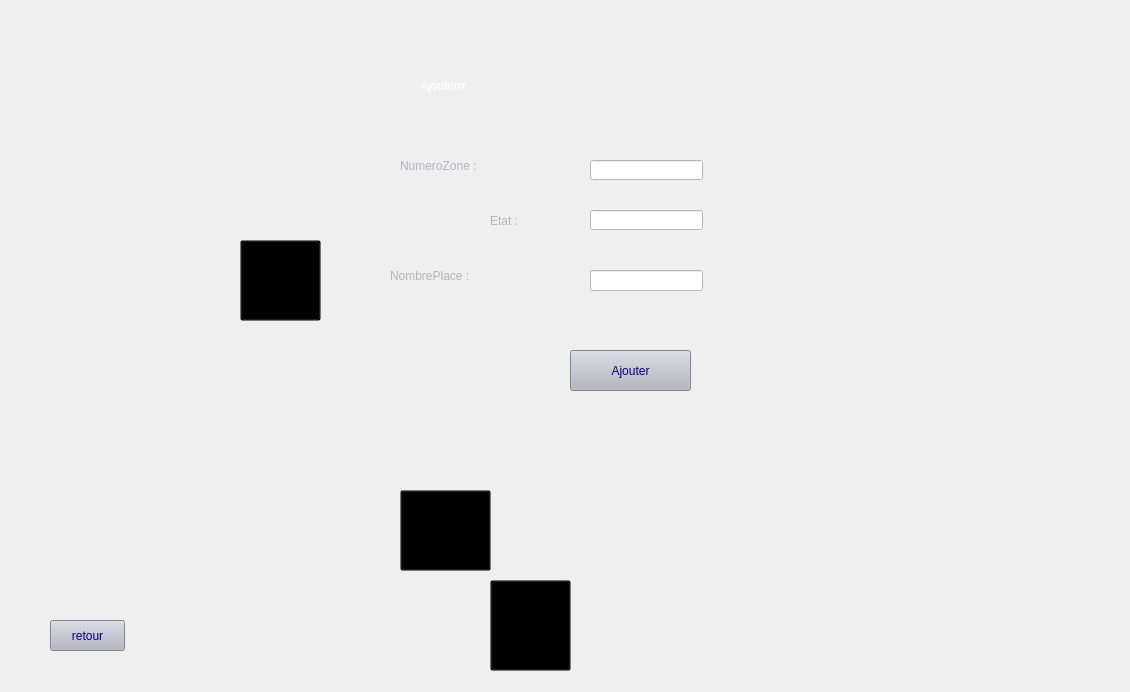
      <widget class="QWidget" name="ajouterzone_2">
       <widget class="QPushButton" name="afficher">
        <property name="geometry">
         <rect>
          <x>240</x>
          <y>240</y>
          <width>81</width>
          <height>81</height>
         </rect>
        </property>
        <property name="styleSheet">
         <string notr="true">background-color: transparent;</string>
        </property>
        <property name="text">
         <string/>
        </property>
       </widget>
       <widget class="QLabel" name="label_2">
        <property name="geometry">
         <rect>
          <x>20</x>
          <y>2</y>
          <width>1101</width>
          <height>681</height>
         </rect>
        </property>
        <property name="styleSheet">
         <string notr="true">background-image: url(:/1.png);</string>
        </property>
        <property name="text">
         <string/>
        </property>
       </widget>
       <widget class="QPushButton" name="supprimer_2">
        <property name="geometry">
         <rect>
          <x>400</x>
          <y>490</y>
          <width>91</width>
          <height>81</height>
         </rect>
        </property>
        <property name="styleSheet">
         <string notr="true">background-color: transparent;</string>
        </property>
        <property name="text">
         <string/>
        </property>
       </widget>
       <widget class="QPushButton" name="modifier_2">
        <property name="geometry">
         <rect>
          <x>490</x>
          <y>580</y>
          <width>81</width>
          <height>91</height>
         </rect>
        </property>
        <property name="styleSheet">
         <string notr="true">background-color: transparent;</string>
        </property>
        <property name="text">
         <string/>
        </property>
       </widget>
       <widget class="QPushButton" name="confirmerajouterzone">
        <property name="geometry">
         <rect>
          <x>570</x>
          <y>350</y>
          <width>121</width>
          <height>41</height>
         </rect>
        </property>
        <property name="styleSheet">
         <string notr="true">#confirmerajouterzone{
	font: 18pt &quot;Bahnschrift&quot;;

	background-color: rgb(179, 179, 193);
	
	
	
	color: rgb(0, 0, 127);
	
;}


#confirmerajouterzone:hover{
;

	color: rgb(255, 255, 255);
	background-color: rgb(4, 44, 89);
	}</string>
        </property>
        <property name="text">
         <string>Ajouter</string>
        </property>
       </widget>
       <widget class="QLabel" name="label_numzoneaajouter">
        <property name="geometry">
         <rect>
          <x>400</x>
          <y>150</y>
          <width>151</width>
          <height>31</height>
         </rect>
        </property>
        <property name="styleSheet">
         <string notr="true">font: 18pt &quot;Arial&quot;;
color: rgb(179, 179, 193);</string>
        </property>
        <property name="text">
         <string>NumeroZone :</string>
        </property>
       </widget>
       <widget class="QLabel" name="label_etat">
        <property name="geometry">
         <rect>
          <x>490</x>
          <y>210</y>
          <width>61</width>
          <height>21</height>
         </rect>
        </property>
        <property name="styleSheet">
         <string notr="true">font: 18pt &quot;Arial&quot;;
color: rgb(179, 179, 193);</string>
        </property>
        <property name="text">
         <string>Etat :</string>
        </property>
       </widget>
       <widget class="QLabel" name="label_nombreplace">
        <property name="geometry">
         <rect>
          <x>390</x>
          <y>260</y>
          <width>161</width>
          <height>31</height>
         </rect>
        </property>
        <property name="styleSheet">
         <string notr="true">font: 18pt &quot;Segoe UI Historic&quot;;
color: rgb(179, 179, 193);

</string>
        </property>
        <property name="text">
         <string>NombrePlace :</string>
        </property>
       </widget>
       <widget class="QLineEdit" name="lineEdit_numzone">
        <property name="geometry">
         <rect>
          <x>590</x>
          <y>160</y>
          <width>113</width>
          <height>20</height>
         </rect>
        </property>
        <property name="styleSheet">
         <string notr="true">#lineEdit_numzone{

background-color: rgb(255, 255, 255);
	
	color: rgb(4, 44, 89);
	
;}


#lineEdit_numzone:hover{
;

	color: rgb(255, 255, 255);
	background-color: rgb(4, 44, 89);
	}</string>
        </property>
       </widget>
       <widget class="QLineEdit" name="lineEdit_etat">
        <property name="geometry">
         <rect>
          <x>590</x>
          <y>210</y>
          <width>113</width>
          <height>20</height>
         </rect>
        </property>
        <property name="styleSheet">
         <string notr="true">#lineEdit_etat{

background-color: rgb(255, 255, 255);
	
	color: rgb(4, 44, 89);
	
;}


#lineEdit_etat:hover{
;

	color: rgb(255, 255, 255);
	background-color: rgb(4, 44, 89);
	}</string>
        </property>
       </widget>
       <widget class="QLineEdit" name="lineEdit_nombreplace">
        <property name="geometry">
         <rect>
          <x>590</x>
          <y>270</y>
          <width>113</width>
          <height>21</height>
         </rect>
        </property>
        <property name="styleSheet">
         <string notr="true">#lineEdit_nombreplace{

background-color: rgb(255, 255, 255);
	
	color: rgb(4, 44, 89);
	
;}


#lineEdit_nombreplace:hover{
;

	color: rgb(255, 255, 255);
	background-color: rgb(4, 44, 89);
	}</string>
        </property>
       </widget>
       <widget class="QLabel" name="label_18">
        <property name="geometry">
         <rect>
          <x>420</x>
          <y>60</y>
          <width>231</width>
          <height>51</height>
         </rect>
        </property>
        <property name="styleSheet">
         <string notr="true">color: rgb(255, 255, 255);
font: 24pt &quot;MS Shell Dlg 2&quot;;</string>
        </property>
        <property name="text">
         <string>Ajouterrr</string>
        </property>
       </widget>
       <widget class="QPushButton" name="pushButton_2">
        <property name="geometry">
         <rect>
          <x>50</x>
          <y>620</y>
          <width>75</width>
          <height>31</height>
         </rect>
        </property>
        <property name="styleSheet">
         <string notr="true">#pushButton_2{
	font: 18pt &quot;Bahnschrift&quot;;

	background-color: rgb(179, 179, 193);
	
	
	
	color: rgb(0, 0, 127);
	
;}


#pushButton_2:hover{
;

	color: rgb(255, 255, 255);
	background-color: rgb(4, 44, 89);
	}</string>
        </property>
        <property name="text">
         <string>retour</string>
        </property>
       </widget>
       <zorder>label_2</zorder>
       <zorder>afficher</zorder>
       <zorder>supprimer_2</zorder>
       <zorder>modifier_2</zorder>
       <zorder>confirmerajouterzone</zorder>
       <zorder>label_numzoneaajouter</zorder>
       <zorder>label_etat</zorder>
       <zorder>label_nombreplace</zorder>
       <zorder>lineEdit_numzone</zorder>
       <zorder>lineEdit_etat</zorder>
       <zorder>lineEdit_nombreplace</zorder>
       <zorder>label_18</zorder>
       <zorder>pushButton_2</zorder>
      </widget>
